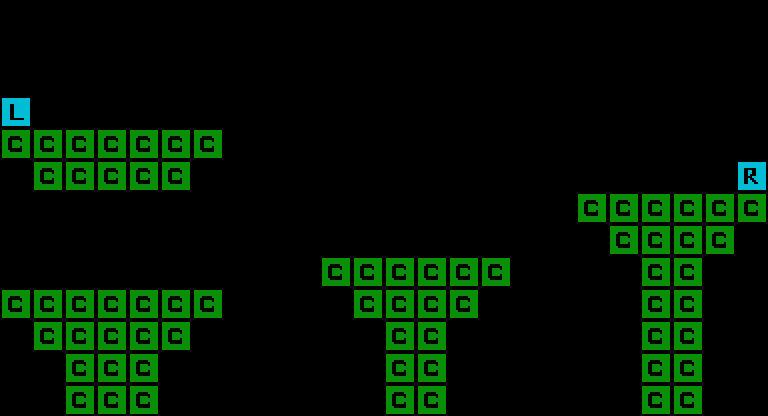

The image is a tile-based game level rendered from a .tmx file. Its description and source (layers, tilesets, objects; grid data summarised) follow:
An orthogonal 24x13 tile map with 32x32 px tiles, 1 tile layer (Tile Layer), 2 tilesets and 9 objects (4x static, 3x coin, heart, wave).

<map version="1.0" orientation="orthogonal" renderorder="right-up" width="24" height="13" tilewidth="32" tileheight="32" nextobjectid="24">
 <tileset firstgid="1" name="templateTiles" tilewidth="32" tileheight="32">
  <image source="../templateTiles.png" width="128" height="64" />
 </tileset>
 <tileset firstgid="9" name="templateObjects" tilewidth="32" tileheight="32">
  <image source="../templateObjects.png" width="128" height="64" />
 </tileset>
 <layer name="Tile Layer" width="24" height="13">
  <data>[312 cells, 68 non-empty, 3 distinct tile ids]</data>
 </layer>
 <objectgroup name="Object Layer">
  <object id="15" name="heart" gid="10" x="96" y="288" width="32" height="32">
   <properties>
    <property name="probability" value="0.5" />
   </properties>
  </object>
  <object id="16" name="coin" gid="9" x="32" y="288" width="32" height="32">
   <properties>
    <property name="probability" value="1.0" />
   </properties>
  </object>
  <object id="17" name="coin" gid="9" x="160" y="288" width="32" height="32">
   <properties>
    <property name="probability" value="1.0" />
   </properties>
  </object>
  <object id="18" name="static" gid="11" x="96" y="128" width="32" height="32">
   <properties>
    <property name="probability" value="1.0" />
   </properties>
  </object>
  <object id="19" name="static" gid="11" x="384" y="256" width="32" height="32">
   <properties>
    <property name="probability" value="1.0" />
   </properties>
  </object>
  <object id="20" name="static" gid="11" x="416" y="256" width="32" height="32">
   <properties>
    <property name="probability" value="1.0" />
   </properties>
  </object>
  <object id="21" name="static" gid="11" x="640" y="192" width="32" height="32">
   <properties>
    <property name="probability" value="1.0" />
   </properties>
  </object>
  <object id="22" name="coin" gid="9" x="672" y="192" width="32" height="32">
   <properties>
    <property name="probability" value="1.0" />
   </properties>
  </object>
  <object id="23" name="wave" gid="13" x="512" y="64" width="32" height="32">
   <properties>
    <property name="probability" value="1.0" />
   </properties>
  </object>
 </objectgroup>
</map>
